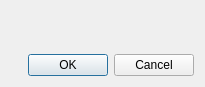
<?xml version="1.0" encoding="UTF-8"?>
<ui version="4.0">
 <author>Patrick Ziegler</author>
 <class>MediaCopierDialogFull</class>
 <widget class="QDialog" name="MediaCopierDialogFull">
  <property name="geometry">
   <rect>
    <x>0</x>
    <y>0</y>
    <width>205</width>
    <height>87</height>
   </rect>
  </property>
  <layout class="QVBoxLayout" name="verticalLayout">
   <item>
    <widget class="MediaCopierParamWidget" name="param" native="true"/>
   </item>
   <item>
    <spacer name="verticalSpacer">
     <property name="orientation">
      <enum>Qt::Vertical</enum>
     </property>
     <property name="sizeType">
      <enum>QSizePolicy::Fixed</enum>
     </property>
     <property name="sizeHint" stdset="0">
      <size>
       <width>20</width>
       <height>3</height>
      </size>
     </property>
    </spacer>
   </item>
   <item>
    <widget class="MediaCopierLogWidget" name="log" native="true"/>
   </item>
   <item>
    <widget class="QDialogButtonBox" name="dialogButtonBox">
     <property name="standardButtons">
      <set>QDialogButtonBox::Cancel|QDialogButtonBox::Ok</set>
     </property>
    </widget>
   </item>
  </layout>
 </widget>
 <customwidgets>
  <customwidget>
   <class>MediaCopierParamWidget</class>
   <extends>QWidget</extends>
   <header>gui/MediaCopierParamWidget.hpp</header>
   <container>1</container>
  </customwidget>
  <customwidget>
   <class>MediaCopierLogWidget</class>
   <extends>QWidget</extends>
   <header>gui/MediaCopierLogWidget.hpp</header>
   <container>1</container>
  </customwidget>
 </customwidgets>
 <resources/>
 <connections/>
</ui>
